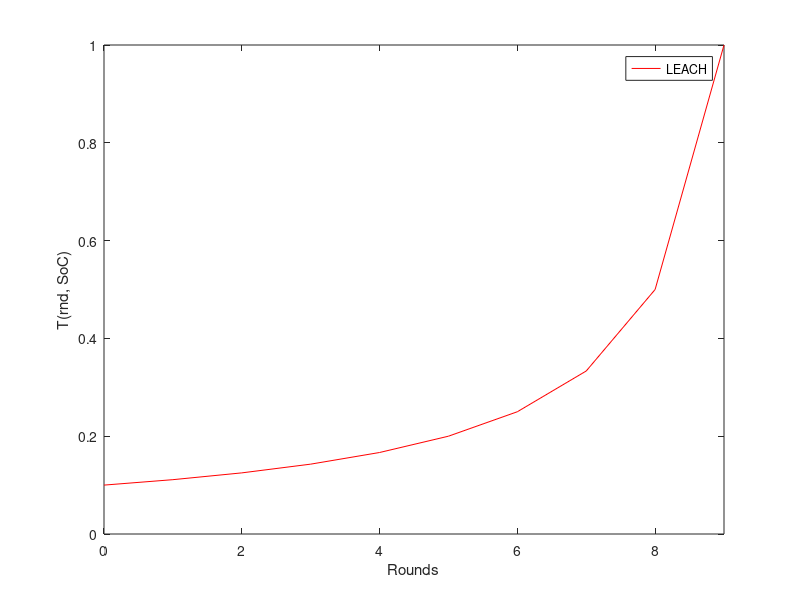

This figure's MATLAB source:
clc, clear all, close all

t = [];

p = 0.1;               

episode = 1/p;
rnd = 0;


for i = 1:episode
    t = [t, (p / (1 - p * mod(rnd, 1/p)))];    
    rnd = rnd+1;
end
rndVec = 0:length(t)-1;
figure(1)
    h1 = plot(rndVec, t, 'color', 'r');

    legend([h1(1)], 'LEACH')
    ylim([0 1])
    xlim([0 (episode-1)])
    xlabel('Rounds')
    ylabel('T(rnd, SoC)')





